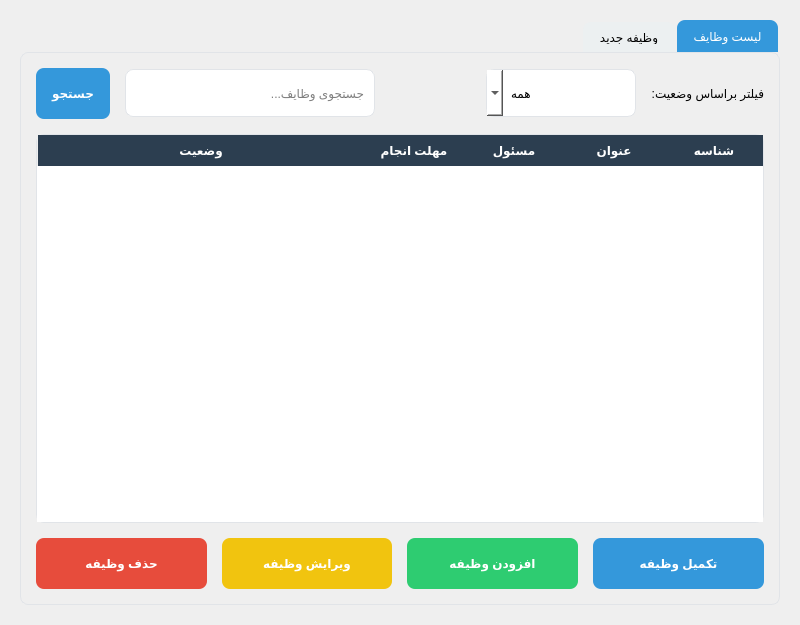
<?xml version="1.0" encoding="UTF-8"?>
<ui version="4.0">
 <class>TaskManagement</class>
 <widget class="QWidget" name="TaskManagement">
  <property name="geometry">
   <rect>
    <x>0</x>
    <y>0</y>
    <width>800</width>
    <height>600</height>
   </rect>
  </property>
  <property name="layoutDirection">
   <enum>Qt::RightToLeft</enum>
  </property>
  <property name="styleSheet">
   <string notr="true">QLineEdit, QTextEdit, QComboBox, QDateEdit {
  padding: 8px;
  border: 1px solid #e1e4e8;
  border-radius: 8px;
  background-color: white;
}
QLineEdit, QComboBox, QDateEdit {
  min-height: 30px;
}
QTextEdit {
  min-height: 120px;
}
QTableWidget {
  border: 1px solid #e1e4e8;
  border-radius: 8px;
  alternate-background-color: #f5f8fa;
  gridline-color: #e1e4e8;
}
QHeaderView::section {
  background-color: #2c3e50;
  color: white;
  padding: 6px;
  border: none;
  font-weight: bold;
}
QPushButton {
  border-radius: 8px;
  padding: 8px 16px;
  font-weight: bold;
  min-height: 35px;
}
QPushButton#addButton {
  background-color: #2ecc71;
  color: white;
}
QPushButton#addButton:hover {
  background-color: #27ae60;
}
QPushButton#editButton {
  background-color: #f1c40f;
  color: white;
}
QPushButton#editButton:hover {
  background-color: #f39c12;
}
QPushButton#deleteButton {
  background-color: #e74c3c;
  color: white;
}
QPushButton#deleteButton:hover {
  background-color: #c0392b;
}
QPushButton#searchButton, QPushButton#completeButton {
  background-color: #3498db;
  color: white;
}
QPushButton#searchButton:hover, QPushButton#completeButton:hover {
  background-color: #2980b9;
}
QTabWidget::pane {
  border: 1px solid #e1e4e8;
  border-radius: 8px;
}
QTabBar::tab {
  background-color: #ecf0f1;
  padding: 8px 16px;
  border-top-left-radius: 8px;
  border-top-right-radius: 8px;
  margin-right: 2px;
}
QTabBar::tab:selected {
  background-color: #3498db;
  color: white;
}
QTabBar::tab:!selected {
  margin-top: 2px;
}</string>
  </property>
  <layout class="QVBoxLayout" name="verticalLayout">
   <property name="spacing">
    <number>15</number>
   </property>
   <property name="leftMargin">
    <number>20</number>
   </property>
   <property name="topMargin">
    <number>20</number>
   </property>
   <property name="rightMargin">
    <number>20</number>
   </property>
   <property name="bottomMargin">
    <number>20</number>
   </property>
   <item>
    <widget class="QTabWidget" name="tabWidget">
     <property name="currentIndex">
      <number>0</number>
     </property>
     <widget class="QWidget" name="tasksTab">
      <attribute name="title">
       <string>لیست وظایف</string>
      </attribute>
      <layout class="QVBoxLayout" name="verticalLayout_2">
       <property name="spacing">
        <number>15</number>
       </property>
       <property name="leftMargin">
        <number>15</number>
       </property>
       <property name="topMargin">
        <number>15</number>
       </property>
       <property name="rightMargin">
        <number>15</number>
       </property>
       <property name="bottomMargin">
        <number>15</number>
       </property>
       <item>
        <layout class="QHBoxLayout" name="filterLayout">
         <property name="spacing">
          <number>15</number>
         </property>
         <item>
          <widget class="QLabel" name="filterLabel">
           <property name="text">
            <string>فیلتر براساس وضعیت:</string>
           </property>
          </widget>
         </item>
         <item>
          <widget class="QComboBox" name="statusFilterCombo">
           <property name="minimumSize">
            <size>
             <width>150</width>
             <height>35</height>
            </size>
           </property>
           <item>
            <property name="text">
             <string>همه</string>
            </property>
           </item>
           <item>
            <property name="text">
             <string>در انتظار</string>
            </property>
           </item>
           <item>
            <property name="text">
             <string>در حال انجام</string>
            </property>
           </item>
           <item>
            <property name="text">
             <string>تکمیل شده</string>
            </property>
           </item>
          </widget>
         </item>
         <item>
          <spacer name="horizontalSpacer">
           <property name="orientation">
            <enum>Qt::Horizontal</enum>
           </property>
           <property name="sizeHint" stdset="0">
            <size>
             <width>40</width>
             <height>20</height>
            </size>
           </property>
          </spacer>
         </item>
         <item>
          <widget class="QLineEdit" name="searchEdit">
           <property name="minimumSize">
            <size>
             <width>250</width>
             <height>35</height>
            </size>
           </property>
           <property name="placeholderText">
            <string>جستجوی وظایف...</string>
           </property>
          </widget>
         </item>
         <item>
          <widget class="QPushButton" name="searchButton">
           <property name="text">
            <string>جستجو</string>
           </property>
           <property name="icon">
            <iconset resource="resources.qrc">
             <normaloff>:/icons/modern/search.png</normaloff>:/icons/modern/search.png</iconset>
           </property>
          </widget>
         </item>
        </layout>
       </item>
       <item>
        <widget class="QTableWidget" name="taskTable">
         <property name="alternatingRowColors">
          <bool>true</bool>
         </property>
         <property name="selectionBehavior">
          <enum>QAbstractItemView::SelectRows</enum>
         </property>
         <property name="sortingEnabled">
          <bool>true</bool>
         </property>
         <attribute name="horizontalHeaderStretchLastSection">
          <bool>true</bool>
         </attribute>
         <column>
          <property name="text">
           <string>شناسه</string>
          </property>
         </column>
         <column>
          <property name="text">
           <string>عنوان</string>
          </property>
         </column>
         <column>
          <property name="text">
           <string>مسئول</string>
          </property>
         </column>
         <column>
          <property name="text">
           <string>مهلت انجام</string>
          </property>
         </column>
         <column>
          <property name="text">
           <string>وضعیت</string>
          </property>
         </column>
        </widget>
       </item>
       <item>
        <layout class="QHBoxLayout" name="buttonLayout">
         <property name="spacing">
          <number>15</number>
         </property>
         <item>
          <widget class="QPushButton" name="completeButton">
           <property name="text">
            <string>تکمیل وظیفه</string>
           </property>
          </widget>
         </item>
         <item>
          <widget class="QPushButton" name="addButton">
           <property name="text">
            <string>افزودن وظیفه</string>
           </property>
           <property name="icon">
            <iconset resource="resources.qrc">
             <normaloff>:/icons/modern/add.png</normaloff>:/icons/modern/add.png</iconset>
           </property>
          </widget>
         </item>
         <item>
          <widget class="QPushButton" name="editButton">
           <property name="text">
            <string>ویرایش وظیفه</string>
           </property>
           <property name="icon">
            <iconset resource="resources.qrc">
             <normaloff>:/icons/modern/edit.png</normaloff>:/icons/modern/edit.png</iconset>
           </property>
          </widget>
         </item>
         <item>
          <widget class="QPushButton" name="deleteButton">
           <property name="text">
            <string>حذف وظیفه</string>
           </property>
           <property name="icon">
            <iconset resource="resources.qrc">
             <normaloff>:/icons/modern/delete.png</normaloff>:/icons/modern/delete.png</iconset>
           </property>
          </widget>
         </item>
        </layout>
       </item>
      </layout>
     </widget>
     <widget class="QWidget" name="newTaskTab">
      <attribute name="title">
       <string>وظیفه جدید</string>
      </attribute>
      <layout class="QVBoxLayout" name="verticalLayout_3">
       <property name="spacing">
        <number>15</number>
       </property>
       <property name="leftMargin">
        <number>15</number>
       </property>
       <property name="topMargin">
        <number>15</number>
       </property>
       <property name="rightMargin">
        <number>15</number>
       </property>
       <property name="bottomMargin">
        <number>15</number>
       </property>
       <item>
        <layout class="QFormLayout" name="formLayout">
         <property name="horizontalSpacing">
          <number>15</number>
         </property>
         <property name="verticalSpacing">
          <number>15</number>
         </property>
         <item row="0" column="0">
          <widget class="QLabel" name="titleLabel">
           <property name="text">
            <string>عنوان:</string>
           </property>
          </widget>
         </item>
         <item row="0" column="1">
          <widget class="QLineEdit" name="titleEdit">
           <property name="placeholderText">
            <string>عنوان وظیفه را وارد کنید</string>
           </property>
          </widget>
         </item>
         <item row="1" column="0">
          <widget class="QLabel" name="descriptionLabel">
           <property name="text">
            <string>توضیحات:</string>
           </property>
          </widget>
         </item>
         <item row="1" column="1">
          <widget class="QTextEdit" name="descriptionEdit">
           <property name="placeholderText">
            <string>توضیحات وظیفه را وارد کنید...</string>
           </property>
          </widget>
         </item>
         <item row="2" column="0">
          <widget class="QLabel" name="assigneeLabel">
           <property name="text">
            <string>مسئول:</string>
           </property>
          </widget>
         </item>
         <item row="2" column="1">
          <widget class="QComboBox" name="assigneeCombo">
           <property name="minimumSize">
            <size>
             <width>0</width>
             <height>35</height>
            </size>
           </property>
          </widget>
         </item>
         <item row="3" column="0">
          <widget class="QLabel" name="dueDateLabel">
           <property name="text">
            <string>مهلت انجام:</string>
           </property>
          </widget>
         </item>
         <item row="3" column="1">
          <widget class="QDateEdit" name="dueDateEdit">
           <property name="minimumSize">
            <size>
             <width>0</width>
             <height>35</height>
            </size>
           </property>
           <property name="calendarPopup">
            <bool>true</bool>
           </property>
          </widget>
         </item>
         <item row="4" column="0">
          <widget class="QLabel" name="priorityLabel">
           <property name="text">
            <string>اولویت:</string>
           </property>
          </widget>
         </item>
         <item row="4" column="1">
          <widget class="QComboBox" name="priorityCombo">
           <property name="minimumSize">
            <size>
             <width>0</width>
             <height>35</height>
            </size>
           </property>
           <item>
            <property name="text">
             <string>کم</string>
            </property>
           </item>
           <item>
            <property name="text">
             <string>متوسط</string>
            </property>
           </item>
           <item>
            <property name="text">
             <string>زیاد</string>
            </property>
           </item>
           <item>
            <property name="text">
             <string>فوری</string>
            </property>
           </item>
          </widget>
         </item>
         <item row="5" column="0">
          <widget class="QLabel" name="statusLabel">
           <property name="text">
            <string>وضعیت:</string>
           </property>
          </widget>
         </item>
         <item row="5" column="1">
          <widget class="QComboBox" name="statusCombo">
           <property name="minimumSize">
            <size>
             <width>0</width>
             <height>35</height>
            </size>
           </property>
           <item>
            <property name="text">
             <string>در انتظار</string>
            </property>
           </item>
           <item>
            <property name="text">
             <string>در حال انجام</string>
            </property>
           </item>
           <item>
            <property name="text">
             <string>تکمیل شده</string>
            </property>
           </item>
          </widget>
         </item>
        </layout>
       </item>
       <item>
        <layout class="QHBoxLayout" name="saveLayout">
         <property name="spacing">
          <number>15</number>
         </property>
         <item>
          <spacer name="horizontalSpacer_2">
           <property name="orientation">
            <enum>Qt::Horizontal</enum>
           </property>
           <property name="sizeHint" stdset="0">
            <size>
             <width>40</width>
             <height>20</height>
            </size>
           </property>
          </spacer>
         </item>
         <item>
          <widget class="QPushButton" name="saveButton">
           <property name="minimumSize">
            <size>
             <width>150</width>
             <height>40</height>
            </size>
           </property>
           <property name="styleSheet">
            <string notr="true">background-color: #2ecc71;
color: white;</string>
           </property>
           <property name="text">
            <string>ذخیره وظیفه</string>
           </property>
          </widget>
         </item>
         <item>
          <widget class="QPushButton" name="cancelButton">
           <property name="minimumSize">
            <size>
             <width>150</width>
             <height>40</height>
            </size>
           </property>
           <property name="styleSheet">
            <string notr="true">background-color: #e74c3c;
color: white;</string>
           </property>
           <property name="text">
            <string>انصراف</string>
           </property>
          </widget>
         </item>
        </layout>
       </item>
      </layout>
     </widget>
    </widget>
   </item>
  </layout>
 </widget>
 <resources>
  <include location="resources.qrc"/>
 </resources>
 <connections/>
</ui> 
